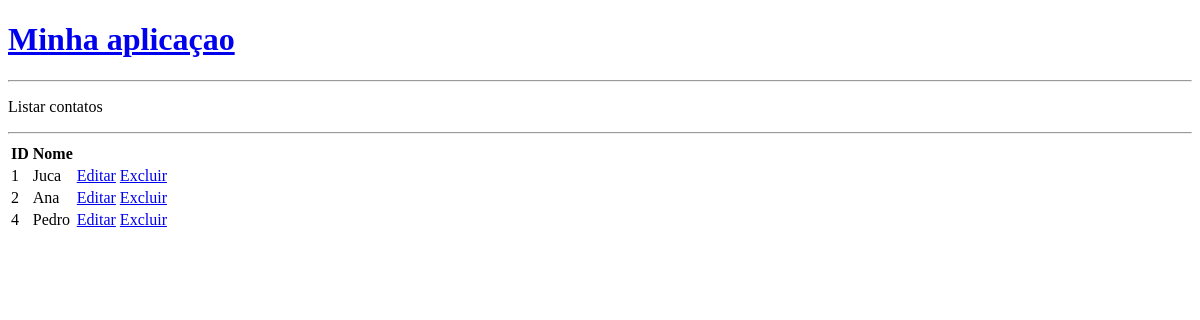
Page /listar on the earlier database version.
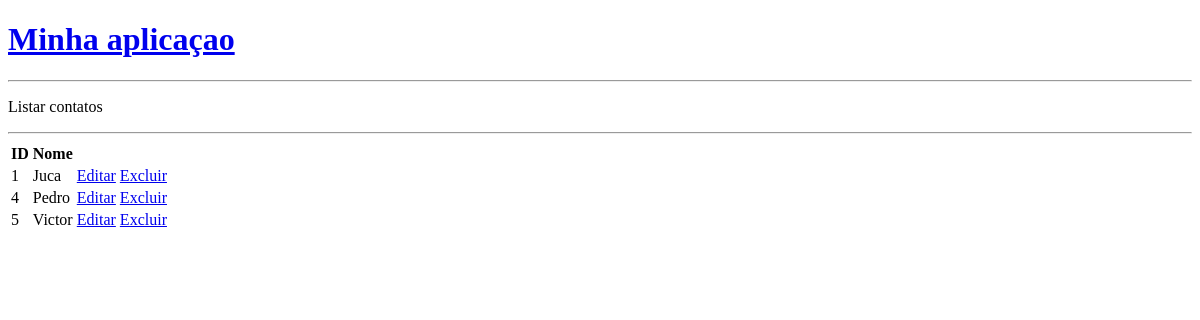
Same page on the later database version.
### tables this page shows
CREATE TABLE "Pessoa" (
	"idPessoa" INTEGER NOT NULL, 
	nome VARCHAR, 
	PRIMARY KEY ("idPessoa")
);

### app.py (the view)
@app.route('/listar')
def listar_pessoas():
    id = str(request.args.get('id'))
    sessionSQL = Session()
    if id == 'None':
        pessoas = sessionSQL.query(Pessoa).all()
        sessionSQL.close()
        return render_template('listar.html',lista_pessoas = pessoas)
    else:
        pessoa = sessionSQL.query(Pessoa).filter(Pessoa.idPessoa == id).first()
        sessionSQL.delete(pessoa)
        sessionSQL.commit()
        sessionSQL.close()
        return redirect(url_for('listar_pessoas'))

### templates/listar.html
{%  extends 'base.html' %}
{% block content %}
    <p>Listar contatos</p>
    <hr>
    <table>
        <thead>
            <tr>
                <th>ID</th>
                <th>Nome</th>
            </tr>
        </thead>
        <tbody>
        {%  for pessoa in lista_pessoas %}
            <tr>
                <td>{{ pessoa.idPessoa }}</td>
                <td>{{ pessoa.nome }}</td>
                <td><a href="/editar?id={{ pessoa.idPessoa }}">Editar</a></td>
                <td><a href="/listar?id={{ pessoa.idPessoa }}">Excluir</a></td>
            </tr>
        {%  endfor %}
        </tbody>
{% endblock %}

### templates/base.html (shortened to what this page needs)
<!DOCTYPE html>
<html lang="pt_BR">
<head>
</head>
<body>
<h1><a href="/">Minha aplicaçao</a></h1>
<HR>
{% block content %} {% endblock %}
</body>
</html>

Differences in the rows shown:
removed Pessoa: idPessoa "2", nome "Ana"
added Pessoa: idPessoa "5", nome "Victor"
